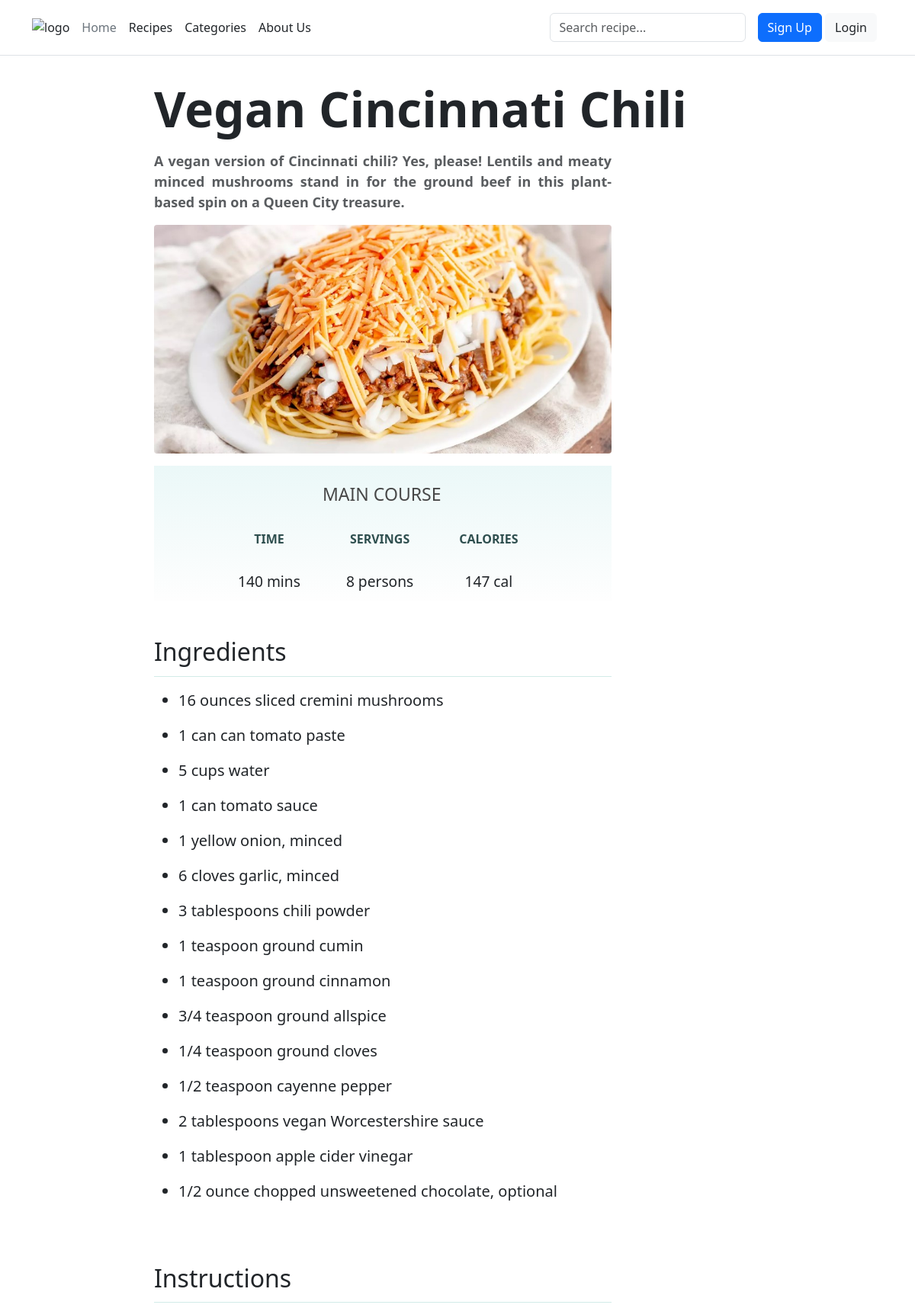
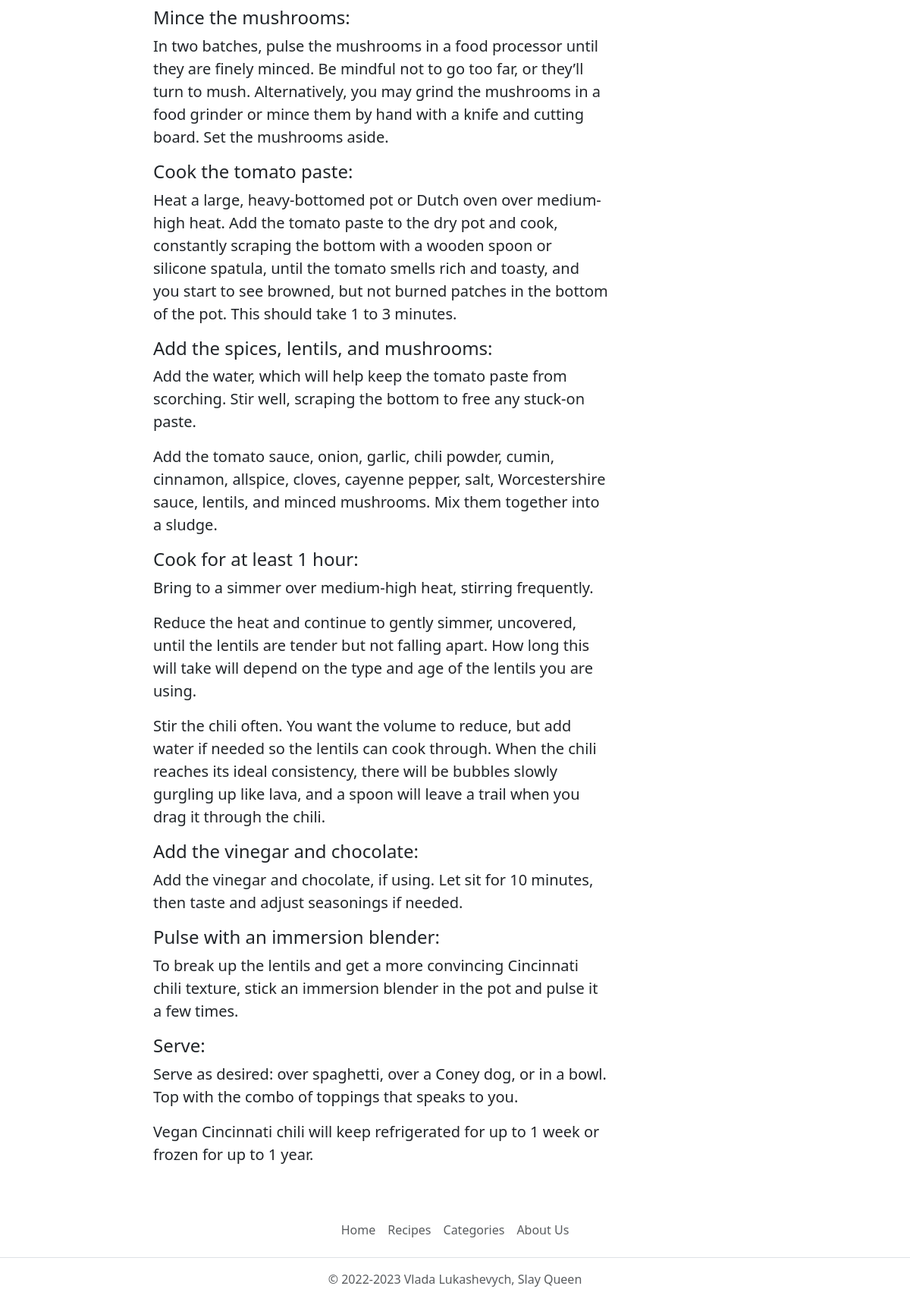
Page /recipe/view/58 on the committed database (2 pictures, top to bottom).
### tables this page shows
CREATE TABLE `recipe` (
  `id` int NOT NULL AUTO_INCREMENT,
  `name` varchar(120) NOT NULL,
  `description` text,
  `time` int DEFAULT NULL COMMENT 'Час приготування у хвилинах',
  `servings` int DEFAULT NULL,
  `calories` int DEFAULT NULL COMMENT 'Калорій на процію',
  `instructions` text NOT NULL,
  `photo` varchar(255) DEFAULT NULL,
  `create_date` date DEFAULT NULL,
  `category_id` int DEFAULT NULL,
  PRIMARY KEY (`id`),
  KEY `category_id` (`category_id`),
  CONSTRAINT `recipe_ibfk_1` FOREIGN KEY (`category_id`) REFERENCES `category` (`id`) ON DELETE SET NULL ON UPDATE CASCADE
);

CREATE TABLE `category` (
  `id` int NOT NULL AUTO_INCREMENT,
  `name` varchar(50) NOT NULL,
  `photo` varchar(255) DEFAULT NULL,
  PRIMARY KEY (`id`)
);

CREATE TABLE `ingredient` (
  `id` int NOT NULL AUTO_INCREMENT,
  `recipe_id` int NOT NULL,
  `name` varchar(120) NOT NULL,
  `amount` varchar(120) NOT NULL,
  PRIMARY KEY (`id`) USING BTREE,
  KEY `ingredient_ibfk_1` (`recipe_id`),
  CONSTRAINT `ingredient_ibfk_1` FOREIGN KEY (`recipe_id`) REFERENCES `recipe` (`id`) ON DELETE CASCADE ON UPDATE CASCADE
);

### core/Template.php (called while the page is built, shortened)
<?php
class Template
{
    protected $path;
    public function __construct($path)
    {
        $this->path = $path;
    }
    public function getHTML()
    {
        include($this->path);
        $html = ob_get_contents();
        return $html;
    }
}

### core/Controller.php (called while the page is built, shortened)
<?php
class Controller
{
    protected $viewPath;
    public function __construct()
    {
        $this->moduleName = Core::getInstance()->app['moduleName'];
        $this->actionName = Core::getInstance()->app['actionName'];;
        $this->viewPath = "views/{$this->moduleName}/{$this->actionName}.php";
    }
    public function render($viewPath = null, $params = null)
    {
        if (empty($viewPath))
            $viewPath = $this->viewPath;
        $tpl = new Template($viewPath);
        if (!empty($params))
            $tpl->setParams($params);
        return $tpl->getHTML();
    }
}

### controllers/RecipeController.php (called while the page is built, shortened)
<?php
class RecipeController extends Controller
{
    public function viewAction($params)
    {
        $id = intval($params[0]);
        $recipe = Recipe::getRecipeById($id);
        $category = Category::getCategoryById($recipe['category_id']);
        $ingredients = Ingredient::getIngredientsByRecipeId($id);
        $favouriteCount = Favourite::getFavouritesCountByRecipeId($id);
        return $this->render(null, [
            'recipe' => $recipe,
            'category' => $category,
            'ingredients' => $ingredients,
            'favourite' => $favourite,
            'favourite_count' => $favouriteCount
        ]);
    }
}

### index.php (called while the page is built, shortened)
<?php
spl_autoload_register(function($className) {
    $path = $className.'.php';
});
$core = Core::getInstance();
$core->Initialize();
$core->Run();

### core/DB.php (called while the page is built, shortened)
<?php
class DB
{
    protected $pdo;
    public function __construct($hostname, $login, $password, $database)
    {
        $this->pdo = new \PDO("mysql: host={$hostname};dbname={$database}", $login, $password);
    }
    public function select($tableName, $fieldsList = "*", $conditionArray = null, $orderByStr="")
    {
        if (is_string($fieldsList))
            $fieldsListString = $fieldsList;
        $wherePart = '';
        if (is_array($conditionArray)) {
            $parts = [];
            foreach ($conditionArray as $key => $value) {
                $parts [] = "{$key} = :{$key}";
            }
            $wherePart = "where " . implode(' and ', $parts);
        }
        $res = $this->pdo->prepare(
            "select {$fieldsListString} from {$tableName} {$wherePart} {$orderByStr}"
        );
        $res->execute($conditionArray);
        return $res->fetchAll(\PDO::FETCH_ASSOC);
    }
}

### models/Recipe.php (called while the page is built, shortened)
<?php
class Recipe
{
    protected static $tableName = 'recipe';
    public static function getRecipeById($id)
    {
        $row = Core::getInstance()->db->select(self::$tableName, '*', [
            'id' => $id
        ]);
        if (!empty($row))
            return $row[0];
        return null;
    }
}

### models/Category.php (called while the page is built, shortened)
<?php
class Category
{
    protected static $tableName = 'category';
    public static function getCategoryById($id)
    {
        $rows = Core::getInstance()->db->select(self::$tableName, '*', [
            'id' => $id
        ]);
        if (!empty($rows))
            return $rows[0];
        return null;
    }
}

### models/Ingredient.php (called while the page is built, shortened)
<?php
class Ingredient
{
    protected static $tableName = 'ingredient';
    public static function getIngredientsByRecipeId($recipe_id)
    {
        $rows = Core::getInstance()->db->select(self::$tableName, '*', [
            'recipe_id' => $recipe_id
        ]);
        return $rows;
    }
}

### views/recipe/view.php (the view, shortened to what this page needs)
<div class="container-xxs">
    <h1 class="display-3 fw-semibold pt-3 pr-4"><?= $recipe['name'] ?></h1>
    <div class="recipe-info mt-3">
        <div class="text-muted fw-semibold recipe-description mb-3"><?= $recipe['description'] ?></div>
    </div>
    <?php if (!empty($recipe['photo'])) : ?>
        <div class="recipe-img-box my-3">
            <img src="/files/recipe/<?= $recipe['photo'] ?>"
                 class="recipe-img img-fluid rounded-1 object-fit-cover">
        </div>
    <?php endif; ?>
    <div class="recipe-nutrition mb-5">
        <table class="recipe-short-info rounded-1 d-block align-self-center">
            <?php if (!is_null($category)): ?>
                <tr>
                    <td colspan="3" class="recipe-category-td"><a href="/category/view/<?= $category['id'] ?>"
                                                                  class="text-decoration-none recipe-category text-uppercase"><?= $category['name'] ?></a>
                    </td>
                </tr>
            <?php endif; ?>
            <tr>
                <th>Time</th>
                <th>Servings</th>
                <th>Calories</th>
            </tr>
            <tr>
                <td><?= $recipe['time'] ?> mins</td>
                <td><?= $recipe['servings'] ?> persons</td>
                <td><?= $recipe['calories'] ?> cal</td>
            </tr>
        </table>
    </div>
    <div class="recipe-ingredients">
        <h2 class="mb-3 title-underline">Ingredients</h2>
        <ul>
            <?php if (empty($ingredients)) : ?>
                <p>Whooops, no ingredients in the recipe.</p>
            <?php else :
                foreach ($ingredients as $ingredient) : ?>
                    <li class="fs-5 mb-3"><?= $ingredient['amount'] . ' ' . $ingredient['name'] ?></li>
                <?php endforeach;
            endif; ?>
        </ul>
    </div>
    <div class="recipe-instructions mt-6">
        <h2 class="mb-3 title-underline">Instructions</h2>
        <div class="fs-5">
            <?php if (empty($recipe['instructions'])) : ?>
                <p>Whooops, somebody forgot to tell us how to make this.</p>
            <?php else : ?>
                <?= $recipe['instructions'] ?>
            <?php endif; ?>
        </div>
    </div>
</div>

### themes/light/css/style.css (style rules this page uses)
.container-xxs { max-width: 1100px; padding: 0 10rem; }
.recipe-info { max-width: 600px; }
.recipe-ingredients { width: 600px; }
.recipe-short-info { table-layout: fixed; border-collapse: collapse; }
.recipe-short-info td,.recipe-short-info th { padding: 20px 30px 10px; text-align: center; }
.recipe-short-info th { text-transform: uppercase; color: darkslategrey; }
.recipe-short-info td { font-size: larger; }
.mt-6 { margin-top: 5rem; }
.title-underline { padding-bottom: 0.75rem; border-bottom: 1px solid #d2ebe8; }
.recipe-img-box { width: 600px; height: 300px; }
.recipe-img { object-fit: cover; width: 100%; max-height: 300px; }
.recipe-category { margin-left: 10px; color: #474747; font-size: larger; }
.recipe-description { font-size: large; text-align: justify; }
.recipe-nutrition { width: 600px; padding-left: 5rem; background: linear-gradient(to bottom,#ebf8f8 0,#fefefe 100%); }
.recipe-instructions { max-width: 600px; }
.pr-4 { padding-right: 1.5rem !important; }

### rows in the picture
recipe: name "Vegan Cincinnati Chili", description "A vegan version of Cincinnati chili? Yes, please! Lentils and meaty minced mushrooms stand in for the ground beef in this plant-based spin on a Queen City treasure.", photo (picture), time "140", servings "8", calories "147", instructions "Mince the mushrooms: In two batches, pulse the mushrooms in a food processor until they are finely minced. Be mindful not to go too far, or they’ll turn to mush. Alternatively, you may grind the mushrooms in a food grinder or mince them by hand with a knife and cutting board. Set the mushrooms aside. Cook the tomato paste: Heat a large, heavy-bottomed pot or Dutch oven over medium-high heat. Add the tomato paste to the dry pot and cook, constantly scraping the bottom with a wooden spoon or silicone spatula, until the tomato smells rich and toasty, and you start to see browned, but not burned patches in the bottom of the pot. This should take 1 to 3 minutes. Add the spices, lentils, and…"
category: name "MAIN COURSE"
ingredient: amount "16 ounces", name "sliced cremini mushrooms"
ingredient: amount "1 can", name "can tomato paste"
ingredient: amount "5 cups", name "water"
ingredient: amount "1 can", name "tomato sauce"
ingredient: amount "1", name "yellow onion, minced"
ingredient: amount "6 cloves", name "garlic, minced"
ingredient: amount "3 tablespoons", name "chili powder"
ingredient: amount "1 teaspoon", name "ground cumin"
ingredient: amount "1 teaspoon", name "ground cinnamon"
ingredient: amount "3/4 teaspoon", name "ground allspice"
ingredient: amount "1/4 teaspoon", name "ground cloves"
ingredient: amount "1/2 teaspoon", name "cayenne pepper"
ingredient: amount "2 tablespoons", name "vegan Worcestershire sauce"
ingredient: amount "1 tablespoon", name "apple cider vinegar"
ingredient: amount "1/2 ounce", name "chopped unsweetened chocolate, optional"
